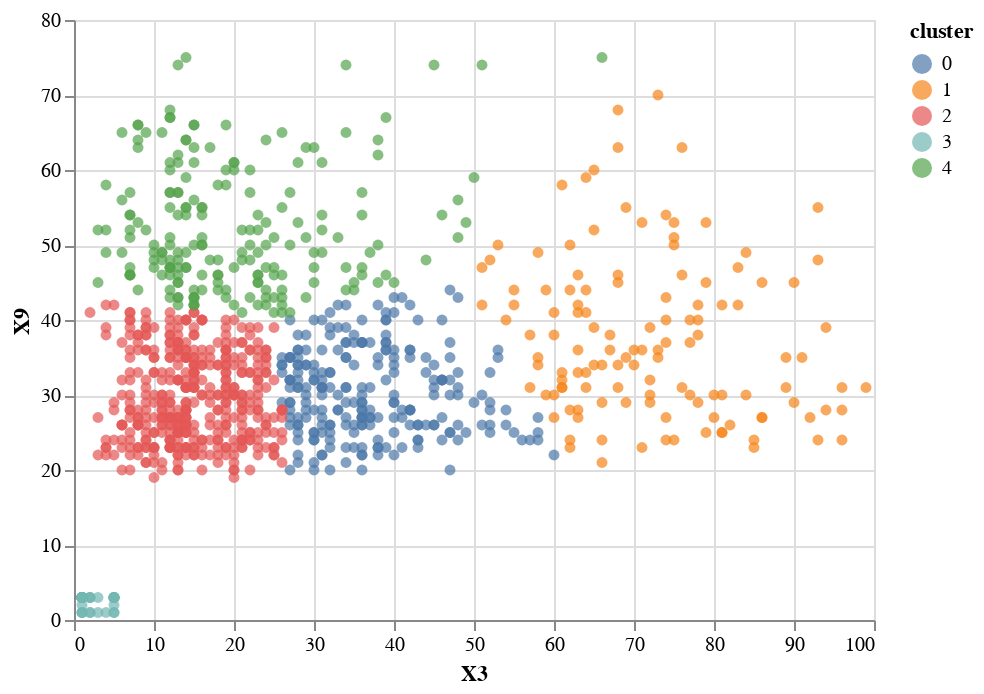

Notebook code for this chart:
### Markdown cell above
Plot the clusters

### Code cell
alt.Chart(df).mark_circle().encode(x='X3', y='X9',color='cluster:N',
      tooltip=['X3', 'X9']).interactive()

### Figure 1 — Vega-Lite specification as saved in the notebook (floating-point values rounded to 4 significant figures; data arrays with more than 128 entries replaced by an {"elided": "..."} marker saying what was removed)
{"config": {"view": {"continuousWidth": 400, "continuousHeight": 300}}, "data": {"name": "data-7f77b201db07614f168569e09ff9ea24"}, "mark": "circle", "encoding": {"color": {"type": "nominal", "field": "cluster"}, "tooltip": [{"type": "quantitative", "field": "X3"}, {"type": "quantitative", "field": "X9"}], "x": {"type": "quantitative", "field": "X3"}, "y": {"type": "quantitative", "field": "X9"}}, "selection": {"selector003": {"type": "interval", "bind": "scales", "encodings": ["x", "y"]}}, "$schema": "https://vega.github.io/schema/vega-lite/v4.8.1.json", "datasets": {"data-7f77b201db07614f168569e09ff9ea24": {"elided": "1000 records"}}}
